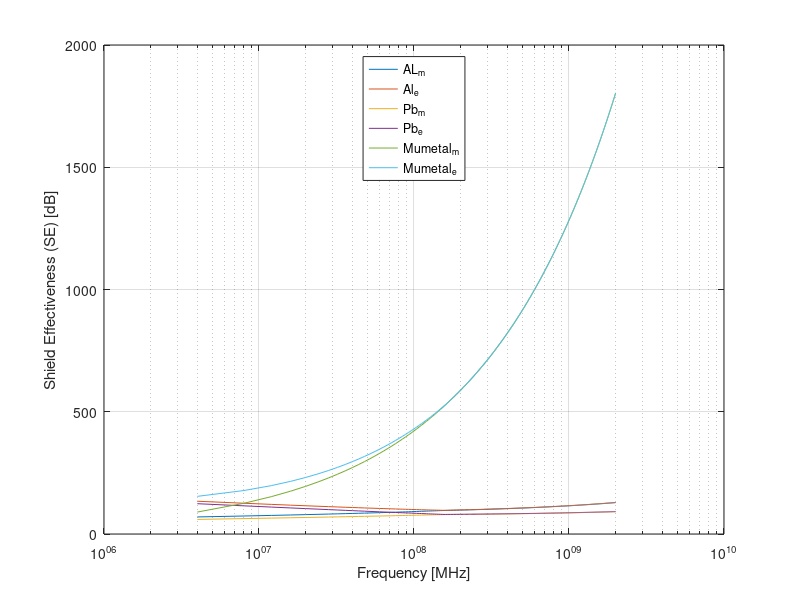

This figure's MATLAB source:
clc
clear all 
close all 

load Results_Aluminum.mat
SEe_Al = SEe; 
SEm_Al = SEm; 
fr_Al = fr ; 
%attenuation_ACO = attenuation ; 
load Results_Lead.mat
SEe_Le = SEe; 
SEm_Le = SEm; 
fr_Le = fr ; 
%attenuation_MC = attenuation ; 
load Results_Mumetal.mat
SEe_Mu = SEe; 
SEm_Mu = SEm; 
fr_Mu = fr ; 
%attenuation_RC = attenuation
%figures for comparison 
%=======================
%attenuation 
%figure
%semilogy(SEe_Al, SEe_Le ,SEe_Mu)
%legend('Al','Le','Mu')
%ylabel('SE')
%xlabel('fr')
%grid on 
% Received power
figure 
semilogx(fr_Al,SEm_Al,fr_Al,SEe_Al, fr_Le ,SEm_Le,fr_Le ,SEe_Le, fr_Mu, SEm_Mu,fr_Mu, SEe_Mu)
%legend([SEm_Al SEm_Le SEm_Mu],{'AL_m','Le_m','Mu_m'})
legend({'AL_m','Al_e','Pb_m','Pb_e','Mumetal_m','Mumetal_e'},'location','north');
ylabel('Shield Effectiveness (SE) [dB]')
xlabel('Frequency [MHz]')
grid on 
print('sawsansawsan','-depsc')

